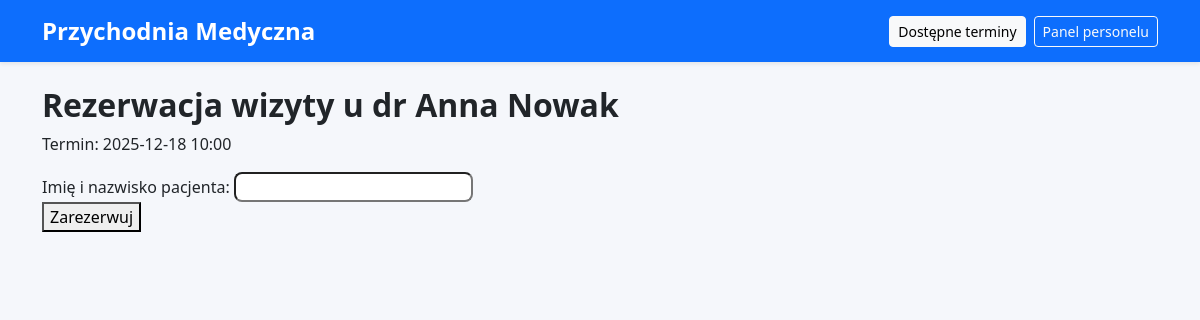
The page /reserve/1 (signed in) on the database as committed earlier.
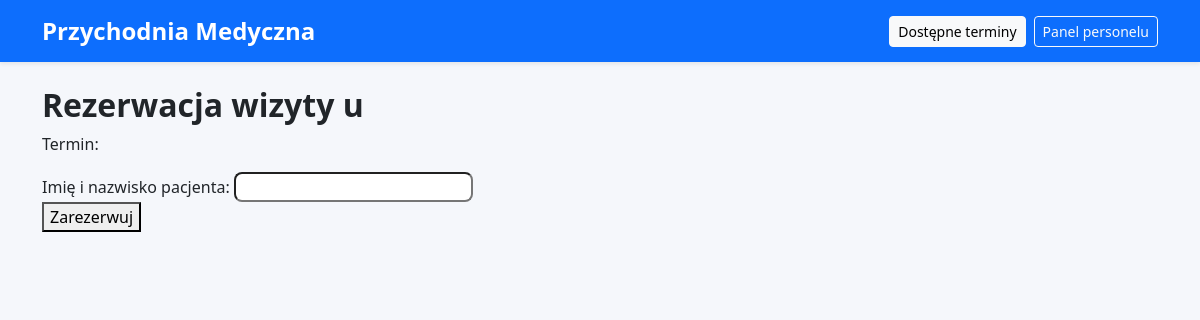
The same page on the database as committed later.
### tables this page shows
CREATE TABLE doctors (
    id INTEGER PRIMARY KEY AUTOINCREMENT,
    name TEXT NOT NULL,
    hours TEXT
);

CREATE TABLE appointments (
    id INTEGER PRIMARY KEY AUTOINCREMENT,
    doctor_id INTEGER,
    patient_id INTEGER,
    appointment_time TEXT,
    status TEXT DEFAULT 'wolny'
);

### app.py (the view, shortened to what this page needs)
@app.route("/reserve/<int:appointment_id>", methods=["GET", "POST"])
@login_required
def reserve_appointment(appointment_id):
    conn = get_conn()
    appointment = conn.execute(
        "SELECT a.id, a.appointment_time, d.name AS doctor_name "
        "FROM appointments a JOIN doctors d ON a.doctor_id = d.id "
        "WHERE a.id=?", (appointment_id,)
    ).fetchone()
    conn.close()
    return render_template("reserve_form.html", appointment=appointment)

### app.py (called while the page is built)
def login_required(view):
    @wraps(view)
    def wrapper(*args, **kwargs):
        if 'user_id' not in session:
            flash("Musisz się zalogować!", "danger")
            return redirect(url_for('login'))
        return view(*args, **kwargs)
    return wrapper

### database.py (called while the page is built)
def get_conn():
    conn = sqlite3.connect(DB_PATH)
    conn.row_factory = sqlite3.Row
    return conn

### templates/reserve_form.html
{% extends "base.html" %}
{% block content %}
<h2>Rezerwacja wizyty u {{ appointment.doctor_name }}</h2>
<p>Termin: {{ appointment.appointment_time }}</p>
<form method="POST">
    <div>
        <label>Imię i nazwisko pacjenta:</label>
        <input type="text" name="name" required>
    </div>
    <button type="submit">Zarezerwuj</button>
</form>
{% endblock %}

Rows that differ between the two databases and show on the page:
removed doctors: doctor_name "dr Anna Nowak"
no longer on this page (row unchanged): appointments: appointment_time "2025-12-18 10:00"
